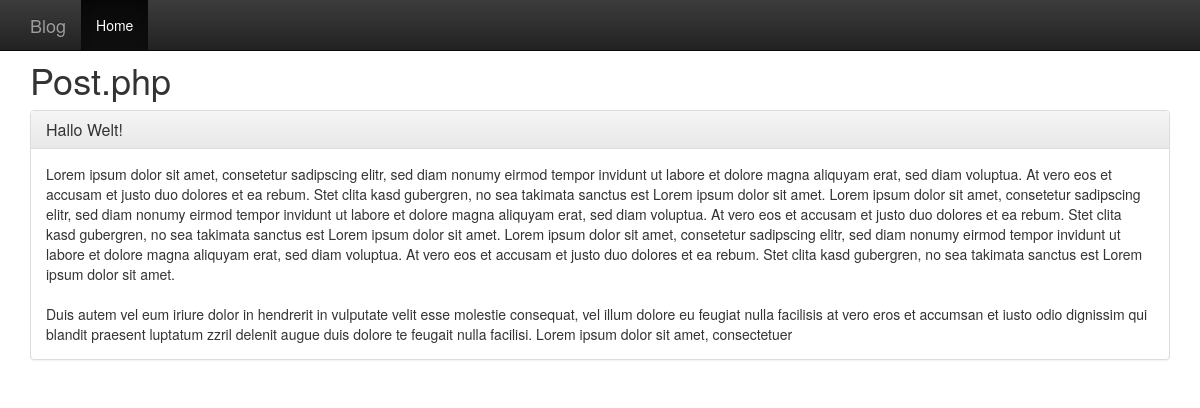
Screenshot of /htdocs/pages/post.php?id=1 with the database file from the repository.
### tables this page shows
CREATE TABLE `posts` (
  `id` int(11) NOT NULL,
  `title` varchar(255) NOT NULL,
  `content` text NOT NULL
);

### htdocs/database.php (called while the page is built, shortened)
<?php
$pdo = new PDO(
  'mysql:host=php-blog.dvl.to;dbname=php-blog;charset=utf8',
  'php-blog',
  'CA97/IdIZRUvH(EM'
);
$pdo->setAttribute(PDO::ATTR_EMULATE_PREPARES, false);
function fetch_post($id)
{
    global $pdo;
    $stmt = $pdo->prepare("SELECT * FROM `posts` WHERE id = :id");
    $stmt->execute(['id' => $id]);
    return $stmt->fetch();
}
?>

### htdocs/pages/post.php (the view)
<?php include("../database.php"); ?>
<?php include("elements/header.php"); ?>
<h1>Post.php</h1>
<?php
$id = $_GET['id'];
$post = fetch_post($id);
?>
<div class="panel panel-default">
    <div class="panel-heading">
        <h3 class="panel-title"><?php echo $post["title"]; ?></h3>
    </div>
    <div class="panel-body">
        <?php echo nl2br($post["content"]); ?>
    </div>
</div>
<?php include("elements/footer.php"); ?>

### rows the page displays
posts: title "Hallo Welt!", content "Lorem ipsum dolor sit amet, consetetur sadipscing elitr, sed diam nonumy eirmod tempor invidunt ut labore et dolore magna aliquyam erat, sed diam voluptua. At vero eos et accusam et justo duo dolores et ea rebum. Stet clita kasd gubergren, no sea takimata sanctus est Lorem ipsum dolor sit amet. Lorem ipsum dolor sit amet, consetetur sadipscing elitr, sed diam nonumy eirmod tempor invidunt ut labore et dolore magna aliquyam erat, sed diam voluptua. At vero eos et accusam et justo duo dolores et ea rebum. Stet clita kasd gubergren, no sea takimata sanctus est Lorem ipsum dolor sit amet. Lorem ipsum dolor sit amet, consetetur sadipscing elitr, sed diam nonumy eirmod tempor invidunt ut labore…"
